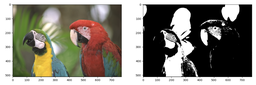
#> input picture lesson_5/data/black_and_white.png, 256 x 85 px, shrunk from 2014 x 670 before the run
$ jupyter execute --allow-errors Homework.ipynb
#> lines starting #> are read from the running program, lines starting #| are printed output that depends on the picture; long printed decimals are rounded
# HOMEWORK 5

In this homework you are going to implement the **Floyd-Steinberg dithering** algorithm. Dithering, in general, means that we are adding noise to the signal (in our case digital image) in order to perceive it better. In other words, by adding the noise the objective quality will be worse but the subjective quality will be better (i.e. the image will "look" better).

The details of FS dithering can be found in this [wiki](https://en.wikipedia.org/wiki/Floyd%E2%80%93Steinberg_dithering) page. In order to implement the dithering, we will implement the following steps:
* Define colour pallette
* Quantize the image to obtain the baseline and compute the average quantization error
* Implement FS dithering and compute the average quantization error

You will also have to answer the question at the end of this notebook.

Note: In this homework, you will have the chance to earn some extra points. See the "Bonus" section at the end of the notebook. Good luck!

As always, you are encouraged to use your own images :-)

[cell 1]
import cv2
import math
import numpy as np
from scipy.spatial import distance
from matplotlib import pyplot as plt
plt.rcParams['figure.figsize'] = [15, 10]

Let's load the image.

[cell 2]
# Load image
img = cv2.imread('./data/kodim23.png')
# Convert it to RGB
#> (the rest of this cell did not finish here and is left out)

Let's start with gray tones first.

[cell 3]
# Black, dark gray, light gray, white
colors = np.array([[0, 0, 0],
                   [255, 255, 255]])
# colors = np.array([[0, 0, 0],
#                    [64, 64, 64],
#                    [192, 192, 192],
#                    [255, 255, 255]])
# colors = np.array([[0, 0, 0],
#                     [8, 8, 8],
#                    [16, 16, 16],
#                    [24, 24, 24],
#                    [32, 32, 32],
#                    [40, 40, 40],
#                    [48, 48, 48],
#                    [64, 64, 64],
#                    [72, 72, 72],
#                    [80, 80, 80],
#                    [88, 88, 88],
#                    [96, 96, 96],
#                    [104, 104, 104],
#                    [112, 112, 112],
#                    [120, 120, 120],
#                    [128, 128, 128],
#                    [136, 136, 136],
#                    [144, 144, 144],
#                    [152, 152, 152],
#                    [160, 160, 160],
#                    [168, 168, 168],
#                    [176, 176, 176],
#                    [184, 184, 184],
#                     [192, 192, 192],
#                    [200, 200, 200],
#                    [208, 208, 208],
#                    [216, 216, 216],
#                    [224, 224, 224],
#                    [232, 232, 232],
#                    [240, 240, 240],
#                    [248, 248, 248],
#                     [255, 255, 255]])

Using the colour pallette, let's quantize the original image.

#> (a cell that did not finish here is left out)

#> (a cell that did not finish here is left out)

[cell 6]
# Compute average quantization error
def psnr(ref, target):
    error = ref.astype(np.float32) - target.astype(np.float32)
    mse = np.mean(error**2)
    return 10 * np.log10((255**2)/mse)

#> (the rest of this cell did not finish here and is left out)

#### Floyd-Steinberg Dithering
We are now going to implement the FS dithering and compare it to the optimally quantized image we have calculated above.

[cell 7]
# Make a temporal copy of the original image, we will need it for error diffusion
img_tmp = np.copy(img)
dithering = np.zeros_like(img)

#> (the rest of this cell did not finish here and is left out)

[cell 8]
# Show quantized image (don't forget to cast back to uint8)
# plt.subplot(121), plt.imshow(quantized)   # optimally quantized
# plt.subplot(122), plt.imshow(dithering)   # dithering

def floydDitherspeed(img_array):
    height, width, _ = img_array.shape
    for y in range(0, height-1):
        for x in range(1, width-1):
            old_pixel = img_array[y, x, :]
            max_distance = 195075
            for color in colors:
                p_distances = old_pixel - color
                p_distances = np.power(p_distances, 2)
                distance = abs(p_distances[0] + p_distances[1] + p_distances[2])
                if distance <= max_distance:
                    max_distance = distance
                    new_pixel = color
            img_array[y, x, :] = new_pixel
            quant_error = new_pixel - old_pixel
            img_array[y, x+1, :] =  img_array[y, x+1, :] + quant_error * 7/16
            img_array[y+1, x-1, :] =  img_array[y+1, x-1, :] + quant_error * 3/16
            img_array[y+1, x, :] =  img_array[y+1, x, :] + quant_error * 5/16
            img_array[y+1, x+1, :] =  img_array[y+1, x+1, :] + quant_error * 1/16
    return img_array

#> (the rest of this cell did not finish here and is left out)

#> (a cell that did not finish here is left out)

### Questions
* Which image has higher quantization error? Optimally quantized or dithered?

**Dithered has higher quantization error (PSNR is smaller), but looks better then quantized**

* Which image looks better to you?

***Dithered image looks better due to a smoother (blurred) gradient transition***

* Can you repeat the same process using only two colours: black and white? Show me :-)

***Blank image (image with one color)***

[cell 10]
# Result for two colors black and white (right image)
img = cv2.imread('./data/black_and_white.png')
#> img is the input picture: shape (85, 256, 3); mean B, G, R 118.2, 128.2, 132.1
img = cv2.cvtColor(img, cv2.COLOR_BGR2RGB)
plt.imshow(img)

### Bonus Points

Repeat the homework using a diffrerent image pallette. For instance, you can use an optimal colour
pallette that we can calculate via k-means algorithm. The following snippet of code will give you the 16
optimal colours for your original image.

[cell 11]
from sklearn.cluster import KMeans

(h, w, c) = img.shape
#> h = 85; w = 256; c = 3
img2D = img.reshape(h * w, c)
# kmeans = KMeans(n_clusters=16).fit(img2D)
# kmeans = KMeans(n_clusters=32).fit(img2D)
kmeans = KMeans(n_clusters=256).fit(img2D)
colors = kmeans.cluster_centers_.round(0).astype(int)
#> colors = 256 rows, first 8: [248, 247, 247], [110, 46, 36], [1, 1, 1], [154, 150, 144], [96, 96, 77], [247, 208, 74], [62, 69, 47], [200, 195, 209]

print(colors)
#> (printed output is left out)

[cell 12]
# Make a temporal copy of the original image, we will need it for error diffusion
img_tmp = np.copy(img)
dithering = np.zeros_like(img)
rows, cols, channels = img.shape
#> rows = 85; cols = 256; channels = 3

for r in range(0, rows - 1):
    for c in range(1, cols - 1):
        # Extract the original pixel value
        pixel = img_tmp[r, c, :]

        # Find the closest colour from the pallette (using absolute value/Euclidean distance)
        # Note: You may need more than one line of code here
        max_distance = 255
        new_pixel = [0, 0, 0]
        for color in colors:
            p_distances = pixel - color
            p_distances = np.power(p_distances, 2)
            dst = abs(p_distances[0] + p_distances[1] + p_distances[2])
            if dst <= max_distance:
                max_distance = dst
                new_pixel = color
        img_tmp[r, c, :] = new_pixel
        quant_error = new_pixel - pixel
        img_tmp[r, c + 1, :] = img_tmp[r, c + 1, :] + quant_error * 7 / 16
        img_tmp[r + 1, c - 1, :] = img_tmp[r + 1, c - 1, :] + quant_error * 3 / 16
        img_tmp[r + 1, c, :] = img_tmp[r + 1, c, :] + quant_error * 5 / 16
        img_tmp[r + 1, c + 1, :] = img_tmp[r + 1, c + 1, :] + quant_error * 1 / 16

        # Apply dithering
        dithering[r, c, :] = new_pixel

        dithering = dithering.astype(np.uint8)
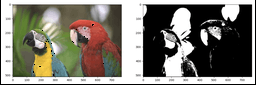
#> dithering: shape (85, 256, 3); mean R, G, B 126.9, 123, 113.1

plt.subplot(121), plt.imshow(img)   # optimally quantized
plt.subplot(122), plt.imshow(dithering)   # dithering
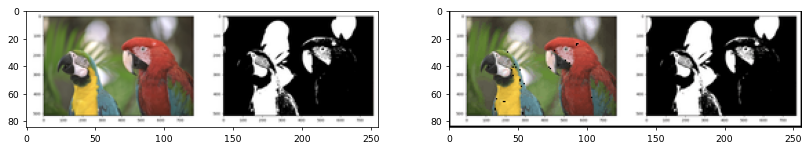
#> figure drawn by matplotlib, 2 panels

[cell 13]
# Compute average quantization error for dithered image
avg_dith_error = psnr(img, dithering)
#> in psnr (call 2), `error = ref.astype(np.float32) - target.astype(np.float32)`:
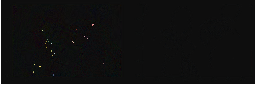
#> error: shape (85, 256, 3) float32; mean R, G, B 5.2, 5.1, 5.1; drawn with min black and max white
#> in psnr (call 2), `mse = np.mean(error**2)`: mse = 1299.5
#> avg_dith_error = 16.99
print('PSNR', avg_dith_error, 'dB')
#| PSNR 16.993 dB
